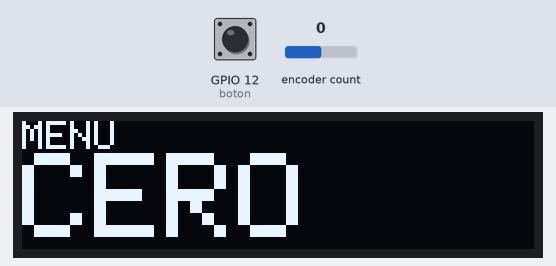
Simulated run of this sketch. Board: ESP32. Parts: 128×32 one-colour display. The inputs (shaded band) are chosen by the test bench; at power-on: encoder count 0, GPIO 12 (boton) HIGH. The display library's start-up logo is not drawn.

Above: at 2.2 s.
2.3 s: encoder count set to 1
At 2.8 s:
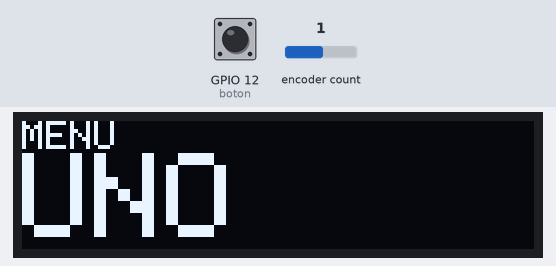
3.8 s: encoder count set to 2
At 4.5 s:
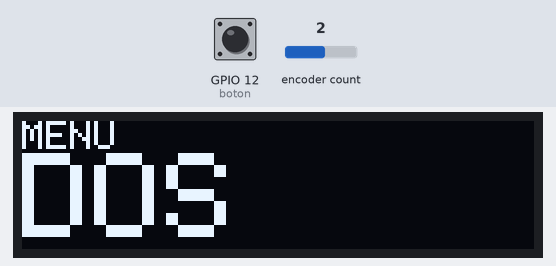
5.3 s: GPIO 12 (boton) pulled LOW for 3.2 s
At 9.6 s:
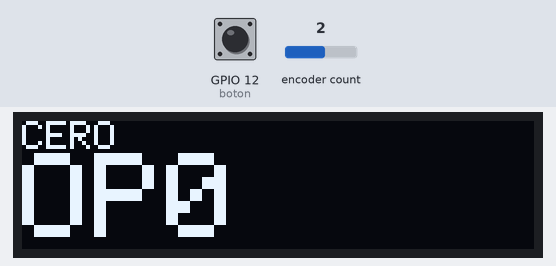
12.1 s: encoder count set to 3
At 12.4 s:
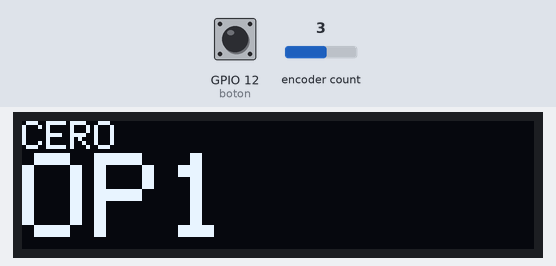
Timing chart, 0 to 15.1 s (numbered marks = the images above; inputs shaded):
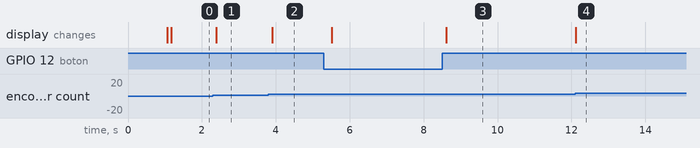

Measured:
- after the input at 2.3 s, the display: changes after 0.08 s (image 1)
- after the input at 3.8 s, the display: changes after 0.10 s (image 2)
- after the input at 5.3 s, the display: first changes after 0.21 s (image 3 shows a later state)
- after the input at 12.1 s, the display: changes at once (image 4)

The sketch:

Maestro.ino
```cpp
#include <SPI.h>
#include <Wire.h>
#include <esp_now.h>
#include <WiFi.h>
#include <Adafruit_SSD1306.h>
#include <Adafruit_GFX.h>
#define SCREEN_WIDTH 128 // OLED display width, in pixels
#define SCREEN_HEIGHT 32 // OLED display height, in pixels
#define OLED_RESET     4 // Reset pin # (or -1 if sharing Arduino reset pin)
#define SCREEN_ADDRESS 0x3C ///< See datasheet for Address; 0x3D for 128x64, 0x3C for 128x32
Adafruit_SSD1306 display(SCREEN_WIDTH, SCREEN_HEIGHT, &Wire, OLED_RESET);
#include <ESP32Encoder.h>
ESP32Encoder encoder;
int c = 0;
int c_old = 1;
#define boton 12
int i;
int t_op;
String menu[] = {"CERO", "UNO", "DOS", "TRES", "CUATRO"};
#define t_menu 4 //tamaño del array menu
String op0[] = {"OP0", "OP1", "OP2", "OP3"};
#define t_op0 3


// Comunicación
uint8_t broadcastAddress[] = {0x7C, 0x9E, 0xBD, 0xF7, 0x0E, 0xD0};
typedef struct test_struct {
  int tiempo;
  int R;
  int G;
  int B;
} test_struct;

test_struct enviar;
test_struct recibir;

void OnDataSent(const uint8_t *mac_addr, esp_now_send_status_t status) {
  Serial.print("\r\nUltimo envio de mensaje:\t");
  Serial.println(status == ESP_NOW_SEND_SUCCESS ? "OK" : "NOK");
  digitalWrite(LED_BUILTIN, LOW);
}
void OnDataRecv(const uint8_t * mac, const uint8_t *incomingData, int len) {
  memcpy(&recibir, incomingData, sizeof(test_struct));
  Serial.print("Recibido: ");
  //Serial.println(recibir.texto);
  digitalWrite(LED_BUILTIN, HIGH);
}


void setup(){
  pinMode(boton, INPUT_PULLUP);
  Serial.begin(115200);
  if(!display.begin(SSD1306_SWITCHCAPVCC, SCREEN_ADDRESS)) {
    Serial.println(F("SSD1306 allocation failed"));
    for(;;); // Don't proceed, loop forever
  }
  display.display();
  delay(1000);

  ESP32Encoder::useInternalWeakPullResistors=UP;
  encoder.attachHalfQuad(14, 13);
  encoder.setCount(0);

  display.clearDisplay();
  display.setTextColor(SSD1306_WHITE);
  display.setTextSize(1);
  display.setCursor(0, 0);
  display.println("MENU");
  display.display();


  // Comunicación
  WiFi.mode(WIFI_STA);
  if (esp_now_init() != ESP_OK) {
    Serial.println("Error iniciando ESP-NOW");
    return;
  }
  esp_now_register_send_cb(OnDataSent);

  esp_now_peer_info_t peerInfo;
  peerInfo.channel = 0;
  peerInfo.encrypt = false;
  memcpy(peerInfo.peer_addr, broadcastAddress, 6);
  if (esp_now_add_peer(&peerInfo) != ESP_OK){
    Serial.println("Peer NOK");
    return;
  }
  //recibir.texto = "";
  esp_now_register_recv_cb(OnDataRecv);
}

void loop(){
  delay(100);
  c = (int32_t)encoder.getCount()/2;
  if(c<0) {
    c = 0;
    encoder.setCount(0);
  } else if(c > t_menu) {
    c = t_menu;
    encoder.setCount(t_menu*2);
  }
  if(c != c_old) {
    display.clearDisplay();
    display.setTextColor(SSD1306_WHITE);
    display.setTextSize(1);
    display.setCursor(0, 0);
    display.println("MENU");
    display.setTextSize(3);
    display.setCursor(0, 8);
    display.println(menu[c]);
    display.display();
    c_old = c;
  }
  if(digitalRead(boton)==false) {
    delay(100);
    switch(c) {
      case 0: // ############### OPERACION 0 ################
        i = 0; // num case
        t_op = t_op0; //tam op
        c = 0;
        c_old = 1;
        encoder.setCount(0);
        while(digitalRead(boton)==true) {
          c = (int32_t)encoder.getCount()/2;
          if(c<0) {
            c = 0;
            encoder.setCount(0);
          } else if(c > t_op) {
            c = t_op;
            encoder.setCount(t_op*2);
          }
          if(c != c_old) {
            display.clearDisplay();
            display.setTextColor(SSD1306_WHITE);
            display.setTextSize(1);
            display.setCursor(0, 0);
            display.println(menu[i]);
            display.setTextSize(3);
            display.setCursor(0, 8);
            display.println(op0[c]);
            display.display();
            c_old = c;
          }
        }
        break;
      case 1:
        enviar.tiempo = 5;
        enviar.R = 0;
        enviar.G = 0;
        enviar.B = 255;
        esp_err_t result;
        result = esp_now_send(broadcastAddress, (uint8_t *) &enviar, sizeof(test_struct));
        display.clearDisplay();
        display.setTextColor(SSD1306_WHITE);
        display.setTextSize(1);
        display.setCursor(0, 0);
        display.println(menu[i]);
        display.setTextSize(2);
        display.setCursor(0, 8);
        // envia
        break;
      case 2:
        i = 2; // num case
        c = 0;
        encoder.setCount(0);
        // envia
        break;
      case 3:
        i = 3; // num case
        c = 0;
        encoder.setCount(0);
        // envia
        break;

    }
  }
}
```
